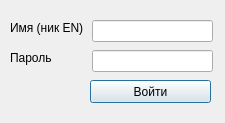
<?xml version="1.0" encoding="UTF-8"?>
<ui version="4.0">
 <class>EUserWindow</class>
 <widget class="QDialog" name="EUserWindow">
  <property name="geometry">
   <rect>
    <x>0</x>
    <y>0</y>
    <width>225</width>
    <height>123</height>
   </rect>
  </property>
  <property name="windowTitle">
   <string>Вход</string>
  </property>
  <widget class="QPushButton" name="pb_enteru">
   <property name="geometry">
    <rect>
     <x>90</x>
     <y>80</y>
     <width>121</width>
     <height>23</height>
    </rect>
   </property>
   <property name="text">
    <string>Войти</string>
   </property>
  </widget>
  <widget class="QLabel" name="lab_uname">
   <property name="geometry">
    <rect>
     <x>10</x>
     <y>20</y>
     <width>81</width>
     <height>16</height>
    </rect>
   </property>
   <property name="text">
    <string>Имя (ник EN)</string>
   </property>
  </widget>
  <widget class="QLabel" name="lab_passu">
   <property name="geometry">
    <rect>
     <x>10</x>
     <y>50</y>
     <width>58</width>
     <height>15</height>
    </rect>
   </property>
   <property name="text">
    <string>Пароль</string>
   </property>
  </widget>
  <widget class="QLineEdit" name="le_uname">
   <property name="geometry">
    <rect>
     <x>92</x>
     <y>20</y>
     <width>121</width>
     <height>22</height>
    </rect>
   </property>
  </widget>
  <widget class="QLineEdit" name="le_passu">
   <property name="geometry">
    <rect>
     <x>92</x>
     <y>50</y>
     <width>121</width>
     <height>22</height>
    </rect>
   </property>
   <property name="echoMode">
    <enum>QLineEdit::EchoMode::Password</enum>
   </property>
  </widget>
 </widget>
 <resources/>
 <connections/>
</ui>
